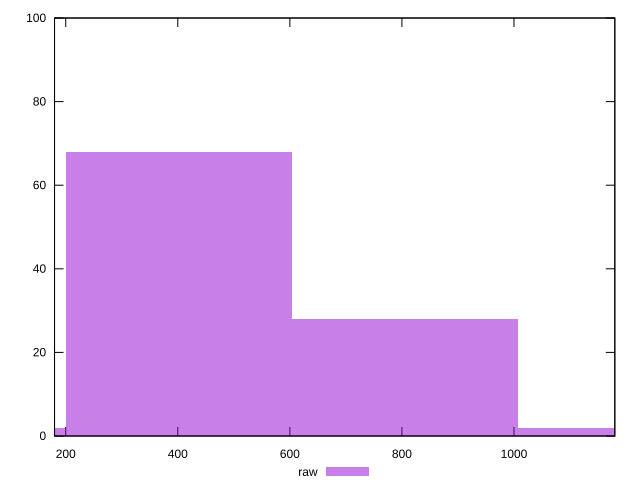

The gnuplot source for this figure:
reset

$raw <<EOF
805.132543654281 28
402.5662718271405 68
1207.6988154814214 2
0 2
EOF

set key outside below
set boxwidth 402.5662718271405
set xrange [180:1180]
set yrange [0:100]
set trange [0:100]
set style fill transparent solid 0.5 noborder
set terminal svg size 640, 490 enhanced background rgb 'white'
set output "report_00014_2021-02-09T15:56:05.503Z/uses-http2/samples/pages+cached+noadtech+nomedia/raw/histogram.svg"

plot $raw title "raw" with boxes

reset
